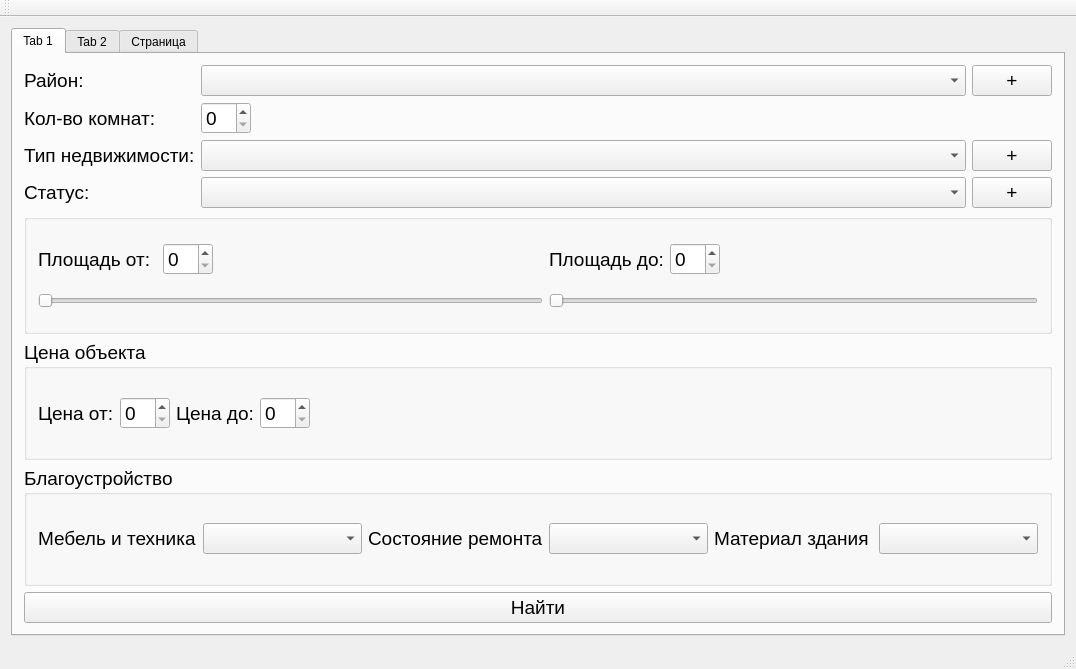
<?xml version="1.0" encoding="UTF-8"?>
<ui version="4.0">
 <class>MainWindow</class>
 <widget class="QMainWindow" name="MainWindow">
  <property name="geometry">
   <rect>
    <x>0</x>
    <y>0</y>
    <width>1076</width>
    <height>669</height>
   </rect>
  </property>
  <property name="windowTitle">
   <string>MainWindow</string>
  </property>
  <widget class="QWidget" name="centralWidget">
   <layout class="QVBoxLayout" name="verticalLayout">
    <item>
     <widget class="QTabWidget" name="tabWidget">
      <property name="currentIndex">
       <number>0</number>
      </property>
      <property name="iconSize">
       <size>
        <width>96</width>
        <height>96</height>
       </size>
      </property>
      <widget class="QWidget" name="tab">
       <attribute name="icon">
        <iconset resource="res.qrc">
         <normaloff>:/img/img/Здание.png</normaloff>:/img/img/Здание.png</iconset>
       </attribute>
       <attribute name="title">
        <string>Tab 1</string>
       </attribute>
       <layout class="QVBoxLayout" name="verticalLayout_2">
        <item>
         <layout class="QGridLayout" name="gridLayout_2">
          <item row="1" column="0">
           <widget class="QLabel" name="label_12">
            <property name="font">
             <font>
              <pointsize>14</pointsize>
             </font>
            </property>
            <property name="text">
             <string>Кол-во комнат:</string>
            </property>
           </widget>
          </item>
          <item row="2" column="0">
           <widget class="QLabel" name="label_13">
            <property name="font">
             <font>
              <pointsize>14</pointsize>
             </font>
            </property>
            <property name="text">
             <string>Тип недвижимости:</string>
            </property>
           </widget>
          </item>
          <item row="0" column="0">
           <widget class="QLabel" name="label_11">
            <property name="font">
             <font>
              <pointsize>14</pointsize>
             </font>
            </property>
            <property name="text">
             <string>Район:</string>
            </property>
           </widget>
          </item>
          <item row="3" column="0">
           <widget class="QLabel" name="label_14">
            <property name="font">
             <font>
              <pointsize>14</pointsize>
             </font>
            </property>
            <property name="text">
             <string>Статус:</string>
            </property>
           </widget>
          </item>
          <item row="0" column="1" colspan="2">
           <widget class="QComboBox" name="cbxRegion">
            <property name="font">
             <font>
              <pointsize>14</pointsize>
             </font>
            </property>
           </widget>
          </item>
          <item row="1" column="1">
           <widget class="QSpinBox" name="spinBox">
            <property name="font">
             <font>
              <pointsize>14</pointsize>
             </font>
            </property>
           </widget>
          </item>
          <item row="3" column="1" colspan="2">
           <widget class="QComboBox" name="cbxStatus">
            <property name="font">
             <font>
              <pointsize>14</pointsize>
             </font>
            </property>
           </widget>
          </item>
          <item row="0" column="3">
           <widget class="QPushButton" name="pushButton_2">
            <property name="sizePolicy">
             <sizepolicy hsizetype="Fixed" vsizetype="Fixed">
              <horstretch>0</horstretch>
              <verstretch>0</verstretch>
             </sizepolicy>
            </property>
            <property name="font">
             <font>
              <pointsize>14</pointsize>
             </font>
            </property>
            <property name="text">
             <string>+</string>
            </property>
           </widget>
          </item>
          <item row="2" column="1" colspan="2">
           <widget class="QComboBox" name="cbxType">
            <property name="font">
             <font>
              <pointsize>14</pointsize>
             </font>
            </property>
           </widget>
          </item>
          <item row="5" column="0" colspan="4">
           <widget class="QGroupBox" name="groupBox_2">
            <property name="font">
             <font>
              <pointsize>14</pointsize>
             </font>
            </property>
            <property name="title">
             <string>Цена объекта</string>
            </property>
            <layout class="QGridLayout" name="gridLayout_4">
             <item row="0" column="1">
              <widget class="QSpinBox" name="spinBox_4"/>
             </item>
             <item row="0" column="3">
              <widget class="QSpinBox" name="spinBox_5"/>
             </item>
             <item row="0" column="0">
              <widget class="QLabel" name="label_18">
               <property name="text">
                <string>Цена от:</string>
               </property>
              </widget>
             </item>
             <item row="0" column="4">
              <spacer name="horizontalSpacer_4">
               <property name="orientation">
                <enum>Qt::Horizontal</enum>
               </property>
               <property name="sizeHint" stdset="0">
                <size>
                 <width>40</width>
                 <height>20</height>
                </size>
               </property>
              </spacer>
             </item>
             <item row="0" column="2">
              <widget class="QLabel" name="label_19">
               <property name="text">
                <string>Цена до:</string>
               </property>
              </widget>
             </item>
            </layout>
           </widget>
          </item>
          <item row="4" column="0" colspan="4">
           <widget class="QGroupBox" name="groupBox">
            <property name="font">
             <font>
              <pointsize>20</pointsize>
             </font>
            </property>
            <property name="title">
             <string/>
            </property>
            <layout class="QGridLayout" name="gridLayout_3">
             <item row="2" column="0">
              <widget class="QLabel" name="label_15">
               <property name="font">
                <font>
                 <pointsize>14</pointsize>
                </font>
               </property>
               <property name="text">
                <string>Площадь от:</string>
               </property>
              </widget>
             </item>
             <item row="2" column="2">
              <widget class="QSpinBox" name="spinBox_2">
               <property name="font">
                <font>
                 <pointsize>14</pointsize>
                </font>
               </property>
              </widget>
             </item>
             <item row="2" column="6">
              <widget class="QLabel" name="label_17">
               <property name="font">
                <font>
                 <pointsize>14</pointsize>
                </font>
               </property>
               <property name="text">
                <string>Площадь до:</string>
               </property>
              </widget>
             </item>
             <item row="3" column="0" colspan="6">
              <widget class="QSlider" name="horizontalSlider">
               <property name="orientation">
                <enum>Qt::Horizontal</enum>
               </property>
              </widget>
             </item>
             <item row="3" column="6" colspan="3">
              <widget class="QSlider" name="horizontalSlider_2">
               <property name="orientation">
                <enum>Qt::Horizontal</enum>
               </property>
              </widget>
             </item>
             <item row="2" column="7">
              <widget class="QSpinBox" name="spinBox_3">
               <property name="font">
                <font>
                 <pointsize>14</pointsize>
                </font>
               </property>
              </widget>
             </item>
             <item row="2" column="5">
              <spacer name="horizontalSpacer_2">
               <property name="orientation">
                <enum>Qt::Horizontal</enum>
               </property>
               <property name="sizeHint" stdset="0">
                <size>
                 <width>40</width>
                 <height>20</height>
                </size>
               </property>
              </spacer>
             </item>
             <item row="2" column="8">
              <spacer name="horizontalSpacer_3">
               <property name="orientation">
                <enum>Qt::Horizontal</enum>
               </property>
               <property name="sizeHint" stdset="0">
                <size>
                 <width>40</width>
                 <height>20</height>
                </size>
               </property>
              </spacer>
             </item>
            </layout>
           </widget>
          </item>
          <item row="6" column="0" colspan="4">
           <widget class="QGroupBox" name="groupBox_3">
            <property name="font">
             <font>
              <pointsize>14</pointsize>
             </font>
            </property>
            <property name="title">
             <string>Благоустройство</string>
            </property>
            <layout class="QGridLayout" name="gridLayout_5">
             <item row="0" column="2">
              <widget class="QLabel" name="label_21">
               <property name="text">
                <string>Состояние ремонта</string>
               </property>
              </widget>
             </item>
             <item row="0" column="4">
              <widget class="QLabel" name="label_22">
               <property name="text">
                <string>Материал здания</string>
               </property>
              </widget>
             </item>
             <item row="0" column="3">
              <widget class="QComboBox" name="comboBox_5"/>
             </item>
             <item row="0" column="5">
              <widget class="QComboBox" name="comboBox_6"/>
             </item>
             <item row="0" column="1">
              <widget class="QComboBox" name="comboBox_2"/>
             </item>
             <item row="0" column="0">
              <widget class="QLabel" name="label_20">
               <property name="text">
                <string>Мебель и техника</string>
               </property>
              </widget>
             </item>
            </layout>
           </widget>
          </item>
          <item row="2" column="3">
           <widget class="QPushButton" name="pushButton_3">
            <property name="sizePolicy">
             <sizepolicy hsizetype="Fixed" vsizetype="Fixed">
              <horstretch>0</horstretch>
              <verstretch>0</verstretch>
             </sizepolicy>
            </property>
            <property name="font">
             <font>
              <pointsize>14</pointsize>
             </font>
            </property>
            <property name="text">
             <string>+</string>
            </property>
           </widget>
          </item>
          <item row="3" column="3">
           <widget class="QPushButton" name="pushButton_4">
            <property name="sizePolicy">
             <sizepolicy hsizetype="Fixed" vsizetype="Fixed">
              <horstretch>0</horstretch>
              <verstretch>0</verstretch>
             </sizepolicy>
            </property>
            <property name="font">
             <font>
              <pointsize>14</pointsize>
             </font>
            </property>
            <property name="text">
             <string>+</string>
            </property>
           </widget>
          </item>
          <item row="1" column="2">
           <spacer name="horizontalSpacer">
            <property name="orientation">
             <enum>Qt::Horizontal</enum>
            </property>
            <property name="sizeHint" stdset="0">
             <size>
              <width>40</width>
              <height>20</height>
             </size>
            </property>
           </spacer>
          </item>
         </layout>
        </item>
        <item>
         <widget class="QPushButton" name="pushButton">
          <property name="font">
           <font>
            <pointsize>14</pointsize>
           </font>
          </property>
          <property name="text">
           <string>Найти</string>
          </property>
         </widget>
        </item>
       </layout>
      </widget>
      <widget class="QWidget" name="tab_2">
       <attribute name="icon">
        <iconset resource="res.qrc">
         <normaloff>:/img/img/Сделка.png</normaloff>:/img/img/Сделка.png</iconset>
       </attribute>
       <attribute name="title">
        <string>Tab 2</string>
       </attribute>
      </widget>
      <widget class="QWidget" name="tab_3">
       <attribute name="icon">
        <iconset resource="res.qrc">
         <normaloff>:/img/img/ОбщаяКартинка2.png</normaloff>:/img/img/ОбщаяКартинка2.png</iconset>
       </attribute>
       <attribute name="title">
        <string>Страница</string>
       </attribute>
      </widget>
     </widget>
    </item>
   </layout>
  </widget>
  <widget class="QMenuBar" name="menuBar">
   <property name="geometry">
    <rect>
     <x>0</x>
     <y>0</y>
     <width>1076</width>
     <height>21</height>
    </rect>
   </property>
  </widget>
  <widget class="QToolBar" name="mainToolBar">
   <attribute name="toolBarArea">
    <enum>TopToolBarArea</enum>
   </attribute>
   <attribute name="toolBarBreak">
    <bool>false</bool>
   </attribute>
  </widget>
  <widget class="QStatusBar" name="statusBar"/>
 </widget>
 <layoutdefault spacing="6" margin="11"/>
 <resources>
  <include location="res.qrc"/>
 </resources>
 <connections/>
</ui>
